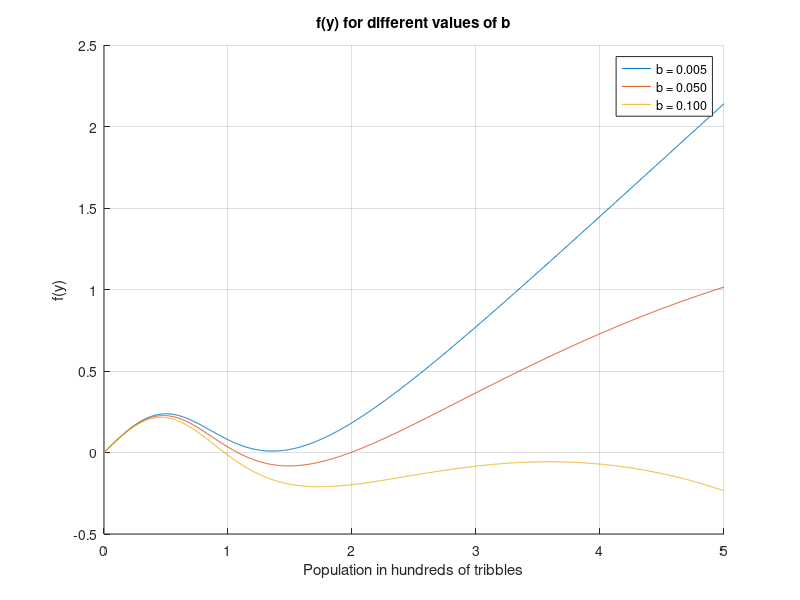

Write MATLAB code to recreate this figure.
a = 0.75; 
p = 1.5; 
q = 1.25; 
b_values = [0.005, 0.05, 0.1];
y_range = linspace(0, 5, 1000);

figure;
hold on;
for b = b_values
    H = @(y) (p * y.^3) ./ (y.^3 + q); 
    f = @(y) a * y - b * y.^2 - H(y);  
    plot(y_range, f(y_range), 'DisplayName', sprintf('b = %.3f', b));
end
xlabel('Population in hundreds of tribbles');
ylabel('f(y)');
title('f(y) for different values of b');
legend('show');
grid on;